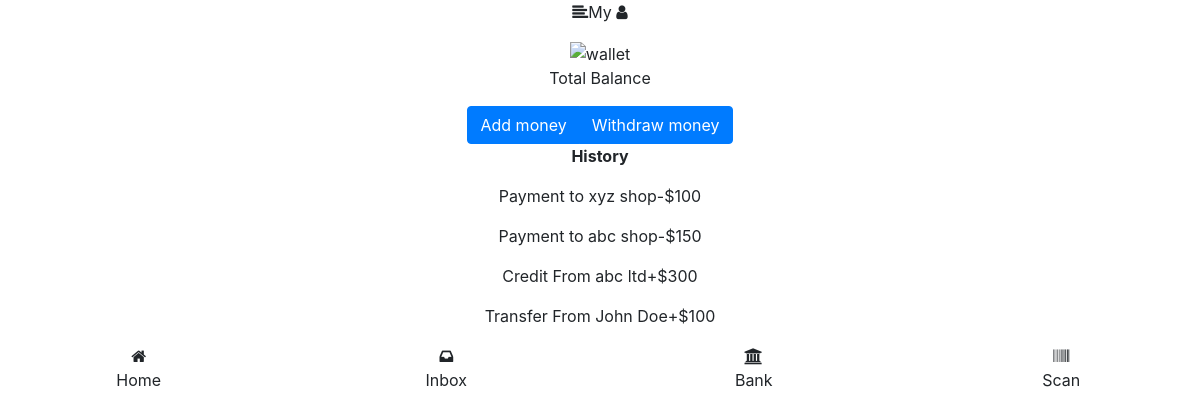
Page /wall/wallet/9772292121 on the earlier database version.
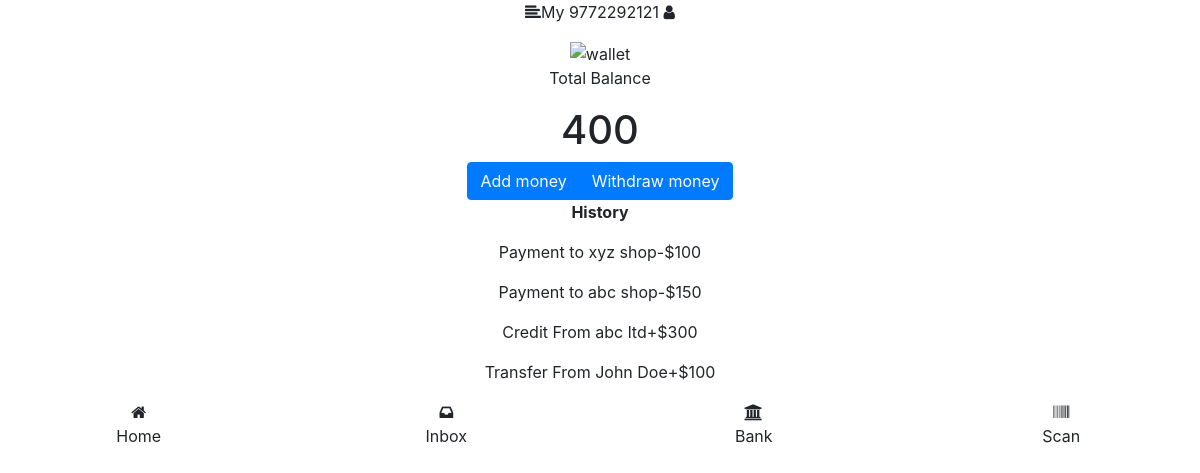
Same page on the later database version.
### wallet/models.py (models this page shows)
class Person(models.Model):
    mobile=models.IntegerField(max_length=100,null=True,unique=True)
    otp=models.IntegerField(max_length=100,blank=True,null=True)
    email=models.EmailField(max_length=100,blank=True)
    name=models.CharField(max_length=100,blank=True)
    Balance=models.IntegerField(blank=True,null=True)
    Bank_name=models.IntegerField(max_length=50,blank=True,null=True)
    IFSC_Code=models.CharField(max_length=100,blank=True)

### wallet/views.py (the view)
# urls.py: path('wallet/<str:mobile>',Wallet,name="wallet"),
def Wallet(request,mobile):
    data = Person.objects.filter(mobile=mobile).first()
    request.session['mobile']=mobile
    return render(request,"wallet.html",{"Data":data})

### templates/wallet.html (shortened to what this page needs)
{%load static%}
{%block content%}
<!DOCTYPE html>
<html lang="en">
<head>
	<link rel="stylesheet" href="https://stackpath.bootstrapcdn.com/bootstrap/4.3.1/css/bootstrap.min.css">
	<link rel="stylesheet" href="https://stackpath.bootstrapcdn.com/font-awesome/4.7.0/css/font-awesome.min.css">
</head>
<form method="post" >
	<div class="wallet-container text-center">
		<p class="page-title"><i class="fa fa-align-left"></i>My {{Data.mobile}} <i class="fa fa-user"></i></p>
		<div class="amount-box text-center">
			<img src="https://lh3.googleusercontent.com/ohLHGNvMvQjOcmRpL4rjS3YQlcpO0D_80jJpJ-QA7-fQln9p3n7BAnqu3mxQ6kI4Sw" alt="wallet">
			<p>Total Balance</p>
			<h1>{{Data.Balance}}</h1>
		</div>
		<div class="btn-group text-center">
			<a class="btn btn-primary" href="{% url 'add' Data.mobile %}" role="button">Add money</a>
			<a class="btn btn-primary" href="{% url 'withdraw' Data.mobile %}" role="button">Withdraw money</a>
			</div>
			<div class="txn-history">
				<p><b>History</b></p>
				<p class="txn-list">Payment to xyz shop<span class="debit-amount">-$100</span></p>
				<p class="txn-list">Payment to abc shop<span class="debit-amount">-$150</span></p>
				<p class="txn-list">Credit From abc ltd<span class="credit-amount">+$300</span></p>
				<p class="txn-list">Transfer From John Doe<span class="credit-amount">+$100</span></p>
			</div>
			<div class="footer-menu">
				<div class="row text-center">
					<div class="col-md-3">
						<i class="fa fa-home"></i>
						<p>Home</p>
					</div>
					<div class="col-md-3">
						<i class="fa fa-inbox"></i>
						<p>Inbox</p>
					</div>
					<div class="col-md-3">
						<i class="fa fa-university"></i>
						<p>Bank</p>
					</div>
					<div class="col-md-3">
						<i class="fa fa-barcode"></i>
						<p>Scan</p>
					</div>
				</div>
			</div>
</div>
</form>
</html>
{%endblock%}

Differences in the rows shown:
added Person: mobile "9772292121", Balance "400"
